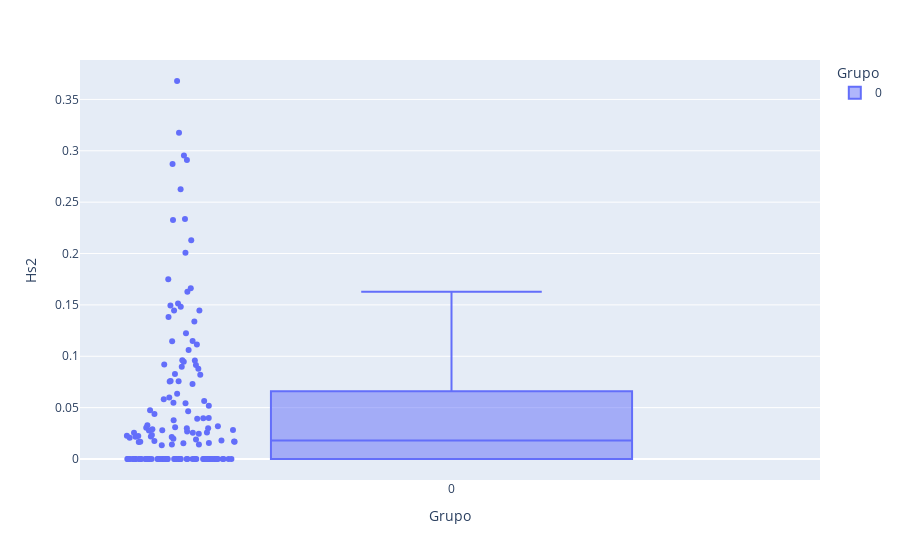

Notebook code cell kept with this figure:
### Code cell
fig = px.box(dfResultado[dfResultado["Grupo"]==0],x="Grupo",y="Hs2",color="Grupo",points="all")
fig.show()

### Figure 1 — Plotly figure (JSON) as saved in the notebook; plotly's stock layout.template omitted (floating-point values rounded to 4 significant figures; data arrays with more than 128 entries replaced by an {"elided": "..."} marker saying what was removed)
{"data": [{"alignmentgroup": "True", "boxpoints": "all", "hovertemplate": "Grupo=%{x}<br>Hs2=%{y}<extra></extra>", "legendgroup": "0", "marker": {"color": "#636efa"}, "name": "0", "notched": false, "offsetgroup": "0", "orientation": "v", "showlegend": true, "type": "box", "x": {"elided": "153 int values"}, "x0": " ", "xaxis": "x", "y": {"elided": "153 float values"}, "y0": " ", "yaxis": "y"}], "layout": {"boxmode": "overlay", "legend": {"title": {"text": "Grupo"}, "tracegroupgap": 0}, "margin": {"t": 60}, "xaxis": {"anchor": "y", "categoryarray": [0], "categoryorder": "array", "domain": [0, 1], "title": {"text": "Grupo"}}, "yaxis": {"anchor": "x", "domain": [0, 1], "title": {"text": "Hs2"}}}}
